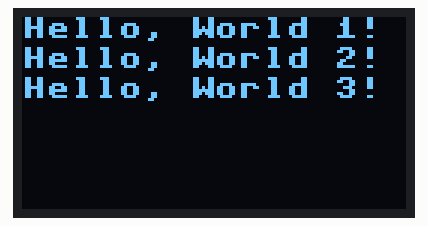
A program run on a simulated Raspberry Pi Pico running MicroPython. On the bench: 128×64 one-colour display. Library files of the repository ran but are not shown: ssd1306.py. At 0.1 s the program stops and its outputs stay as they are.

Above: at 0.1 s.

The program:

6_1_1_oled_basic.py
```python
# Rui Santos & Sara Santos - Random Nerd Tutorials
# Complete project details at https://RandomNerdTutorials.com/raspberry-pi-pico-w-micropython-ebook/

from machine import Pin, SoftI2C
import ssd1306

# You can choose any other combination of I2C pins
i2c = SoftI2C(scl=Pin(5), sda=Pin(4))

# Set up the OLED display parameters
oled_width = 128
oled_height = 64
oled = ssd1306.SSD1306_I2C(oled_width, oled_height, i2c, addr=0x3c)

# Display 'Hello, World' messages on different lines
oled.text('Hello, World 1!', 0, 0)
oled.text('Hello, World 2!', 0, 10)
oled.text('Hello, World 3!', 0, 20)

# Update the OLED display to show the messages
oled.show()
```
